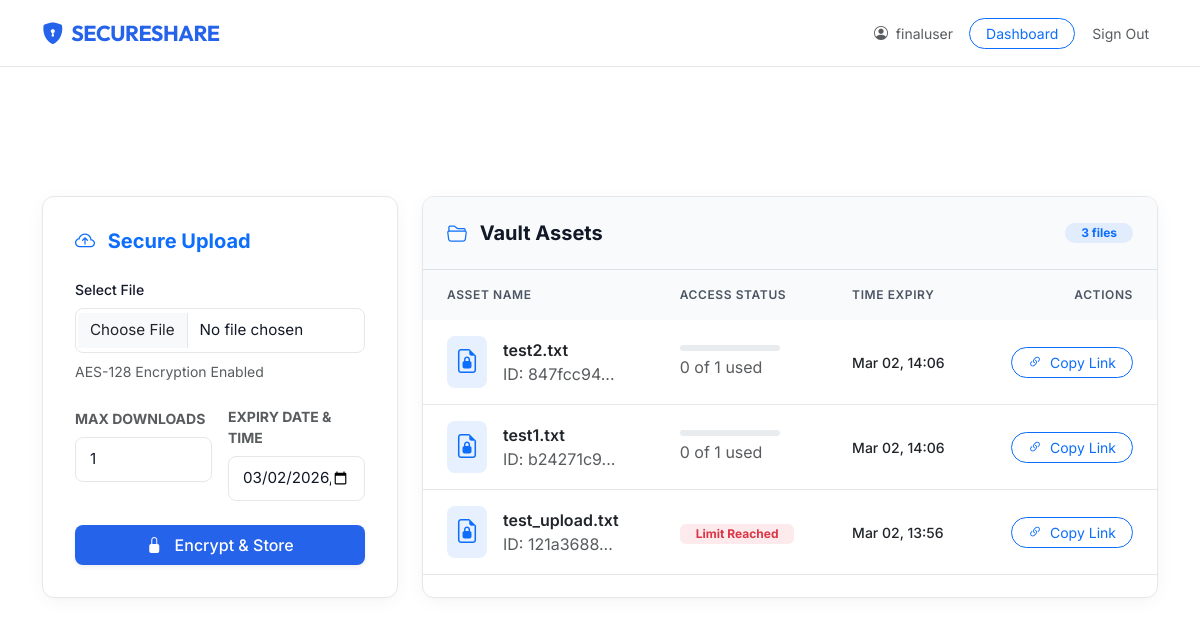
/dashboard (signed in), run on the app's committed database.
### tables this page shows
CREATE TABLE files (
    id INTEGER PRIMARY KEY AUTOINCREMENT,
    user_id INTEGER NOT NULL,
    original_name TEXT NOT NULL,
    stored_name TEXT NOT NULL,
    token TEXT UNIQUE NOT NULL,
    encryption_key TEXT NOT NULL,
    expiry_time TIMESTAMP NOT NULL,
    max_downloads INTEGER DEFAULT 1,
    download_count INTEGER DEFAULT 0,
    created_at TIMESTAMP DEFAULT CURRENT_TIMESTAMP,
    FOREIGN KEY (user_id) REFERENCES users(id)
);

### app.py (the view, shortened to what this page needs)
@app.route('/dashboard', methods=['GET', 'POST'])
@login_required
def dashboard():
    user_id = session['user_id']
    conn = None
    try:
        conn = get_db_connection()
        cursor = conn.cursor()
        cursor.execute("SELECT * FROM files WHERE user_id = ? ORDER BY created_at DESC", (user_id,))
        files = [dict(row) for row in cursor.fetchall()]
        for f in files:
            if isinstance(f['expiry_time'], str):
                f['expiry_time'] = datetime.strptime(f['expiry_time'], '%Y-%m-%d %H:%M:%S')
        return render_template('dashboard.html', files=files)
    finally:
        if conn:
            conn.close()

### app.py (called while the page is built)
def login_required(f):
    @wraps(f)
    def decorated_function(*args, **kwargs):
        if 'user_id' not in session:
            flash('Please log in to access this page.', 'warning')
            return redirect(url_for('login', next=request.url))
        return f(*args, **kwargs)
    return decorated_function

### utils/db.py (called while the page is built)
def get_db_connection():
    conn = sqlite3.connect(Config.DATABASE_PATH, timeout=20)
    conn.row_factory = sqlite3.Row  # This allows accessing columns by name
    conn.execute('PRAGMA journal_mode=WAL')
    conn.execute('PRAGMA synchronous=NORMAL')
    return conn

### templates/dashboard.html (shortened to what this page needs)
{% extends "base.html" %}
{% block content %}
<div class="row g-4 animate-fade-in">
    <div class="col-lg-4">
        <div class="premium-card h-100">
            <h5 class="mb-4 fw-bold text-primary"><i class="bi bi-cloud-arrow-up me-2"></i> Secure Upload</h5>
            <form method="POST" action="{{ url_for('dashboard') }}" enctype="multipart/form-data">
                <div class="mb-4">
                    <label class="form-label small">Select File</label>
                    <input class="form-control" type="file" name="file" required>
                    <div class="form-text x-small mt-2">AES-128 Encryption Enabled</div>
                </div>
                <div class="row g-3 mb-4">
                    <div class="col-6">
                        <label class="form-label small text-muted text-uppercase fw-bold">Max Downloads</label>
                        <input type="number" class="form-control" name="max_downloads" value="1" min="1" max="100"
                            required>
                    </div>
                    <div class="col-6">
                        <label class="form-label small text-muted text-uppercase fw-bold">Expiry Date & Time</label>
                        <input type="datetime-local" class="form-control" name="expiry_time" id="expiry_picker"
                            required>
                    </div>
                </div>
                <button type="submit" class="btn btn-primary w-100 py-2 shadow-sm">
                    <i class="bi bi-lock-fill me-2"></i> Encrypt & Store
                </button>
            </form>
        </div>
    </div>
    <div class="col-lg-8">
        <div class="premium-card h-100 p-0 overflow-hidden">
            <div class="p-4 d-flex justify-content-between align-items-center bg-premium-light border-bottom">
                <h5 class="mb-0 fw-bold"><i class="bi bi-folder2-open me-2 text-primary"></i> Vault Assets</h5>
                <span class="badge bg-primary bg-opacity-10 text-primary rounded-pill px-3">{{ files|length }}
                    files</span>
            </div>
            <div class="table-responsive">
                <table class="table table-hover align-middle mb-0">
                    <thead>
                        <tr>
                            <th class="ps-4">Asset Name</th>
                            <th>Access Status</th>
                            <th>Time Expiry</th>
                            <th class="text-end pe-4">Actions</th>
                        </tr>
                    </thead>
                    <tbody>
                        {% for f in files %}
                        <tr>
                            <td class="ps-4">
                                <div class="d-flex align-items-center">
                                    <div class="p-2 bg-primary bg-opacity-10 rounded-3 me-3 text-primary">
                                        <i class="bi bi-file-earmark-lock2 fs-4"></i>
                                    </div>
                                    <div>
                                        <div class="fw-semibold text-main">{{ f['original_name'] }}</div>
                                        <div class="text-muted x-small">ID: {{ f['stored_name'][:8] }}...</div>
                                    </div>
                                </div>
                            </td>
                            <td>
                                {% if f['download_count'] >= f['max_downloads'] %}
                                <span class="badge bg-danger bg-opacity-10 text-danger px-3">Limit Reached</span>
                                {% else %}
                                <div class="progress mb-1" style="height: 6px; width: 100px;">
                                    {% set perc = (f['download_count'] / f['max_downloads'] * 100)|int %}
                                </div>
                                <div class="x-small text-muted">{{ f['download_count'] }} of {{ f['max_downloads'] }}
                                    used</div>
                                {% endif %}
                            </td>
                            <td>
                                <div class="small fw-medium">{{ f['expiry_time'].strftime('%b %d, %H:%M') }}</div>
                            </td>
                            <td class="text-end pe-4">
                                <button class="btn btn-sm btn-outline-primary rounded-pill px-3"
                                    onclick="copyToClipboard('{{ url_for('download', token=f['token'], _external=True) }}')">
                                    <i class="bi bi-link-45deg me-1"></i> Copy Link
                                </button>
                            </td>
                        </tr>
                        {% endfor %}
                    </tbody>
                </table>
            </div>
        </div>
    </div>
</div>
{% endblock %}

### templates/base.html (shortened to what this page needs)
<!DOCTYPE html>
<html lang="en">
<head>
    <link href="https://cdn.jsdelivr.net/npm/bootstrap@5.3.0/dist/css/bootstrap.min.css" rel="stylesheet">
    <link href="https://cdn.jsdelivr.net/npm/bootstrap-icons@1.11.0/font/bootstrap-icons.css" rel="stylesheet">
    <link href="{{ url_for('static', filename='css/premium.css') }}" rel="stylesheet">
</head>
<body>
    <nav class="navbar navbar-expand-lg navbar-dark fixed-top">
        <div class="container">
            <a class="navbar-brand d-flex align-items-center" href="{{ url_for('index') }}">
                <i class="bi bi-shield-lock-fill me-2"></i>
                <span>SECURESHARE</span>
            </a>
            <div class="ms-auto d-flex align-items-center">
                {% if session.get('user_id') %}
                <span class="text-muted me-3 d-none d-md-inline small">
                    <i class="bi bi-person-circle me-1"></i> {{ session.get('username') }}
                </span>
                <a href="{{ url_for('dashboard') }}"
                    class="btn btn-sm btn-outline-primary rounded-pill px-3 me-2">Dashboard</a>
                <a href="{{ url_for('logout') }}" class="btn btn-sm btn-link text-muted text-decoration-none small">Sign
                    Out</a>
                {% else %}
                <a href="{{ url_for('login') }}"
                    class="btn btn-sm btn-link text-muted text-decoration-none me-2">Login</a>
                <a href="{{ url_for('register') }}" class="btn btn-sm btn-primary rounded-pill px-4">Get Started</a>
                {% endif %}
            </div>
        </div>
    </nav>
    <div class="page-container" style="padding-top: 100px;">
        <div class="container">
            {% block content %}{% endblock %}
        </div>
    </div>
</body>
</html>

### static/css/premium.css (style rules this page uses)
:root { --primary: #2563eb; --primary-hover: #1d4ed8; --bg-main: #ffffff; --bg-soft: #f9fafb; --text-main: #111827; --text-muted: #4b5563; --border-color: #e5e7eb; --shadow-soft: 0 4px 20px -2px rgba(0, 0, 0, 0.05), 0 2px 10px -2px rgba(0, 0, 0, 0.03); --shadow-hover: 0 20px 25px -5px rgba(0, 0, 0, 0.1), 0 10px 10px -5px rgba(0, 0, 0, 0.04); --radius: 12px; --transition: cubic-bezier(0.4, 0, 0.2, 1); }
body { font-family: 'Inter', sans-serif; background-color: var(--bg-main); color: var(--text-main); line-height: 1.5; -webkit-font-smoothing: antialiased; }
h1, h2, h3, h4, .navbar-brand { font-family: 'Outfit', sans-serif; color: var(--text-main); }
.page-container { animation: slideUp 0.6s var(--transition) forwards; opacity: 0; }
.navbar { background: rgba(255, 255, 255, 0.8) !important; backdrop-filter: blur(12px); -webkit-backdrop-filter: blur(12px); border-bottom: 1px solid var(--border-color); padding: 0.75rem 0; }
.navbar-brand { font-weight: 700; font-size: 1.35rem; color: var(--primary) !important; letter-spacing: -0.02em; }
.premium-card { background: white; border: 1px solid var(--border-color); border-radius: var(--radius); padding: 2rem; box-shadow: var(--shadow-soft); transition: all 0.4s var(--transition); }
.btn-primary { background-color: var(--primary); border: none; border-radius: 8px; font-weight: 500; padding: 10px 24px; transition: all 0.2s var(--transition); }
.table { margin: 0; color: var(--text-main) !important; }
.table thead th { background-color: var(--bg-soft); color: var(--text-muted); font-weight: 600; font-size: 0.75rem; text-transform: uppercase; letter-spacing: 0.05em; padding: 1rem 1.5rem; border: none; }
.table tbody td { padding: 1rem 1.5rem; border-bottom: 1px solid var(--border-color); vertical-align: middle; }
.form-label { font-weight: 500; color: var(--text-main); }
.form-control { border-radius: 8px; border: 1px solid var(--border-color); padding: 10px 14px; font-size: 0.95rem; transition: border-color 0.2s; color: var(--text-main); }
.bg-premium-light { background-color: var(--bg-soft); }

### templates/base.html (style rules this page uses)
body { padding-top: 6rem; }

### data on the page
files: original_name "test2.txt", stored_name "847fcc94", download_count "0", max_downloads "1", expiry_time "Mar 02, 14:06"
files: original_name "test1.txt", stored_name "b24271c9", download_count "0", max_downloads "1", expiry_time "Mar 02, 14:06"
files: original_name "test_upload.txt", stored_name "121a3688", download_count "Limit Reached", expiry_time "Mar 02, 13:56"

### other printed values
{{ session.get('username') }} "finaluser"
{{ files|length }} "3"
